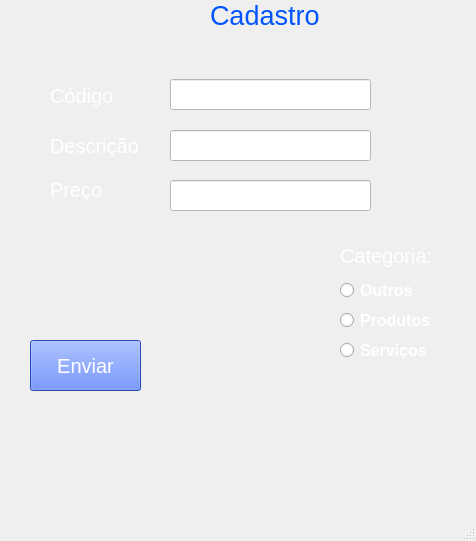
<?xml version="1.0" encoding="UTF-8"?>
<ui version="4.0">
 <class>MainWindow</class>
 <widget class="QMainWindow" name="MainWindow">
  <property name="geometry">
   <rect>
    <x>0</x>
    <y>0</y>
    <width>476</width>
    <height>541</height>
   </rect>
  </property>
  <property name="maximumSize">
   <size>
    <width>476</width>
    <height>541</height>
   </size>
  </property>
  <property name="windowTitle">
   <string>Cadastro de Produtos, Serviços e Outros</string>
  </property>
  <property name="windowIcon">
   <iconset>
    <normaloff>images/aiquelindo.png</normaloff>images/aiquelindo.png</iconset>
  </property>
  <property name="styleSheet">
   <string notr="true">background-image: url(/Users/Daniel/Desktop/MENTORIA/08-PROJETO/register/images/aiquelindo_486-538.png);
</string>
  </property>
  <widget class="QWidget" name="centralwidget">
   <widget class="QPushButton" name="pushButton">
    <property name="geometry">
     <rect>
      <x>30</x>
      <y>340</y>
      <width>111</width>
      <height>51</height>
     </rect>
    </property>
    <property name="font">
     <font>
      <pointsize>15</pointsize>
     </font>
    </property>
    <property name="cursor">
     <cursorShape>PointingHandCursor</cursorShape>
    </property>
    <property name="styleSheet">
     <string notr="true">background-color: rgb(55, 102, 255);
color: rgb(255, 255, 255);</string>
    </property>
    <property name="text">
     <string>Enviar</string>
    </property>
   </widget>
   <widget class="QLabel" name="label">
    <property name="geometry">
     <rect>
      <x>50</x>
      <y>80</y>
      <width>81</width>
      <height>31</height>
     </rect>
    </property>
    <property name="palette">
     <palette>
      <active>
       <colorrole role="WindowText">
        <brush brushstyle="SolidPattern">
         <color alpha="255">
          <red>255</red>
          <green>255</green>
          <blue>255</blue>
         </color>
        </brush>
       </colorrole>
      </active>
      <inactive>
       <colorrole role="WindowText">
        <brush brushstyle="SolidPattern">
         <color alpha="255">
          <red>255</red>
          <green>255</green>
          <blue>255</blue>
         </color>
        </brush>
       </colorrole>
      </inactive>
      <disabled>
       <colorrole role="WindowText">
        <brush brushstyle="SolidPattern">
         <color alpha="255">
          <red>120</red>
          <green>120</green>
          <blue>120</blue>
         </color>
        </brush>
       </colorrole>
      </disabled>
     </palette>
    </property>
    <property name="font">
     <font>
      <pointsize>15</pointsize>
     </font>
    </property>
    <property name="text">
     <string>Código</string>
    </property>
   </widget>
   <widget class="QLabel" name="label_2">
    <property name="geometry">
     <rect>
      <x>50</x>
      <y>130</y>
      <width>91</width>
      <height>31</height>
     </rect>
    </property>
    <property name="palette">
     <palette>
      <active>
       <colorrole role="WindowText">
        <brush brushstyle="SolidPattern">
         <color alpha="255">
          <red>255</red>
          <green>255</green>
          <blue>255</blue>
         </color>
        </brush>
       </colorrole>
      </active>
      <inactive>
       <colorrole role="WindowText">
        <brush brushstyle="SolidPattern">
         <color alpha="255">
          <red>255</red>
          <green>255</green>
          <blue>255</blue>
         </color>
        </brush>
       </colorrole>
      </inactive>
      <disabled>
       <colorrole role="WindowText">
        <brush brushstyle="SolidPattern">
         <color alpha="255">
          <red>120</red>
          <green>120</green>
          <blue>120</blue>
         </color>
        </brush>
       </colorrole>
      </disabled>
     </palette>
    </property>
    <property name="font">
     <font>
      <pointsize>15</pointsize>
     </font>
    </property>
    <property name="text">
     <string>Descrição</string>
    </property>
   </widget>
   <widget class="QLabel" name="label_3">
    <property name="geometry">
     <rect>
      <x>50</x>
      <y>180</y>
      <width>71</width>
      <height>20</height>
     </rect>
    </property>
    <property name="palette">
     <palette>
      <active>
       <colorrole role="WindowText">
        <brush brushstyle="SolidPattern">
         <color alpha="255">
          <red>255</red>
          <green>255</green>
          <blue>255</blue>
         </color>
        </brush>
       </colorrole>
      </active>
      <inactive>
       <colorrole role="WindowText">
        <brush brushstyle="SolidPattern">
         <color alpha="255">
          <red>255</red>
          <green>255</green>
          <blue>255</blue>
         </color>
        </brush>
       </colorrole>
      </inactive>
      <disabled>
       <colorrole role="WindowText">
        <brush brushstyle="SolidPattern">
         <color alpha="255">
          <red>120</red>
          <green>120</green>
          <blue>120</blue>
         </color>
        </brush>
       </colorrole>
      </disabled>
     </palette>
    </property>
    <property name="font">
     <font>
      <pointsize>15</pointsize>
     </font>
    </property>
    <property name="text">
     <string>Preço</string>
    </property>
   </widget>
   <widget class="QLineEdit" name="lineEdit">
    <property name="geometry">
     <rect>
      <x>170</x>
      <y>79</y>
      <width>201</width>
      <height>31</height>
     </rect>
    </property>
    <property name="palette">
     <palette>
      <active>
       <colorrole role="Button">
        <brush brushstyle="SolidPattern">
         <color alpha="255">
          <red>255</red>
          <green>255</green>
          <blue>255</blue>
         </color>
        </brush>
       </colorrole>
       <colorrole role="Text">
        <brush brushstyle="SolidPattern">
         <color alpha="255">
          <red>255</red>
          <green>255</green>
          <blue>255</blue>
         </color>
        </brush>
       </colorrole>
       <colorrole role="Base">
        <brush brushstyle="SolidPattern">
         <color alpha="255">
          <red>255</red>
          <green>255</green>
          <blue>255</blue>
         </color>
        </brush>
       </colorrole>
       <colorrole role="Window">
        <brush brushstyle="SolidPattern">
         <color alpha="255">
          <red>255</red>
          <green>255</green>
          <blue>255</blue>
         </color>
        </brush>
       </colorrole>
      </active>
      <inactive>
       <colorrole role="Button">
        <brush brushstyle="SolidPattern">
         <color alpha="255">
          <red>255</red>
          <green>255</green>
          <blue>255</blue>
         </color>
        </brush>
       </colorrole>
       <colorrole role="Text">
        <brush brushstyle="SolidPattern">
         <color alpha="255">
          <red>255</red>
          <green>255</green>
          <blue>255</blue>
         </color>
        </brush>
       </colorrole>
       <colorrole role="Base">
        <brush brushstyle="SolidPattern">
         <color alpha="255">
          <red>255</red>
          <green>255</green>
          <blue>255</blue>
         </color>
        </brush>
       </colorrole>
       <colorrole role="Window">
        <brush brushstyle="SolidPattern">
         <color alpha="255">
          <red>255</red>
          <green>255</green>
          <blue>255</blue>
         </color>
        </brush>
       </colorrole>
      </inactive>
      <disabled>
       <colorrole role="Button">
        <brush brushstyle="SolidPattern">
         <color alpha="255">
          <red>255</red>
          <green>255</green>
          <blue>255</blue>
         </color>
        </brush>
       </colorrole>
       <colorrole role="Text">
        <brush brushstyle="SolidPattern">
         <color alpha="255">
          <red>120</red>
          <green>120</green>
          <blue>120</blue>
         </color>
        </brush>
       </colorrole>
       <colorrole role="Base">
        <brush brushstyle="SolidPattern">
         <color alpha="255">
          <red>255</red>
          <green>255</green>
          <blue>255</blue>
         </color>
        </brush>
       </colorrole>
       <colorrole role="Window">
        <brush brushstyle="SolidPattern">
         <color alpha="255">
          <red>255</red>
          <green>255</green>
          <blue>255</blue>
         </color>
        </brush>
       </colorrole>
      </disabled>
     </palette>
    </property>
    <property name="font">
     <font>
      <pointsize>12</pointsize>
     </font>
    </property>
    <property name="styleSheet">
     <string notr="true">background-color: rgb(255, 255, 255);</string>
    </property>
    <property name="text">
     <string/>
    </property>
   </widget>
   <widget class="QLineEdit" name="lineEdit_2">
    <property name="geometry">
     <rect>
      <x>170</x>
      <y>130</y>
      <width>201</width>
      <height>31</height>
     </rect>
    </property>
    <property name="palette">
     <palette>
      <active>
       <colorrole role="Button">
        <brush brushstyle="SolidPattern">
         <color alpha="255">
          <red>255</red>
          <green>255</green>
          <blue>255</blue>
         </color>
        </brush>
       </colorrole>
       <colorrole role="Text">
        <brush brushstyle="SolidPattern">
         <color alpha="255">
          <red>255</red>
          <green>255</green>
          <blue>255</blue>
         </color>
        </brush>
       </colorrole>
       <colorrole role="Base">
        <brush brushstyle="SolidPattern">
         <color alpha="255">
          <red>255</red>
          <green>255</green>
          <blue>255</blue>
         </color>
        </brush>
       </colorrole>
       <colorrole role="Window">
        <brush brushstyle="SolidPattern">
         <color alpha="255">
          <red>255</red>
          <green>255</green>
          <blue>255</blue>
         </color>
        </brush>
       </colorrole>
      </active>
      <inactive>
       <colorrole role="Button">
        <brush brushstyle="SolidPattern">
         <color alpha="255">
          <red>255</red>
          <green>255</green>
          <blue>255</blue>
         </color>
        </brush>
       </colorrole>
       <colorrole role="Text">
        <brush brushstyle="SolidPattern">
         <color alpha="255">
          <red>255</red>
          <green>255</green>
          <blue>255</blue>
         </color>
        </brush>
       </colorrole>
       <colorrole role="Base">
        <brush brushstyle="SolidPattern">
         <color alpha="255">
          <red>255</red>
          <green>255</green>
          <blue>255</blue>
         </color>
        </brush>
       </colorrole>
       <colorrole role="Window">
        <brush brushstyle="SolidPattern">
         <color alpha="255">
          <red>255</red>
          <green>255</green>
          <blue>255</blue>
         </color>
        </brush>
       </colorrole>
      </inactive>
      <disabled>
       <colorrole role="Button">
        <brush brushstyle="SolidPattern">
         <color alpha="255">
          <red>255</red>
          <green>255</green>
          <blue>255</blue>
         </color>
        </brush>
       </colorrole>
       <colorrole role="Text">
        <brush brushstyle="SolidPattern">
         <color alpha="255">
          <red>120</red>
          <green>120</green>
          <blue>120</blue>
         </color>
        </brush>
       </colorrole>
       <colorrole role="Base">
        <brush brushstyle="SolidPattern">
         <color alpha="255">
          <red>255</red>
          <green>255</green>
          <blue>255</blue>
         </color>
        </brush>
       </colorrole>
       <colorrole role="Window">
        <brush brushstyle="SolidPattern">
         <color alpha="255">
          <red>255</red>
          <green>255</green>
          <blue>255</blue>
         </color>
        </brush>
       </colorrole>
      </disabled>
     </palette>
    </property>
    <property name="font">
     <font>
      <pointsize>12</pointsize>
     </font>
    </property>
    <property name="styleSheet">
     <string notr="true">background-color: rgb(255, 255, 255);</string>
    </property>
   </widget>
   <widget class="QLineEdit" name="lineEdit_3">
    <property name="geometry">
     <rect>
      <x>170</x>
      <y>180</y>
      <width>201</width>
      <height>31</height>
     </rect>
    </property>
    <property name="palette">
     <palette>
      <active>
       <colorrole role="Button">
        <brush brushstyle="SolidPattern">
         <color alpha="255">
          <red>255</red>
          <green>255</green>
          <blue>255</blue>
         </color>
        </brush>
       </colorrole>
       <colorrole role="Text">
        <brush brushstyle="SolidPattern">
         <color alpha="255">
          <red>255</red>
          <green>255</green>
          <blue>255</blue>
         </color>
        </brush>
       </colorrole>
       <colorrole role="Base">
        <brush brushstyle="SolidPattern">
         <color alpha="255">
          <red>255</red>
          <green>255</green>
          <blue>255</blue>
         </color>
        </brush>
       </colorrole>
       <colorrole role="Window">
        <brush brushstyle="SolidPattern">
         <color alpha="255">
          <red>255</red>
          <green>255</green>
          <blue>255</blue>
         </color>
        </brush>
       </colorrole>
      </active>
      <inactive>
       <colorrole role="Button">
        <brush brushstyle="SolidPattern">
         <color alpha="255">
          <red>255</red>
          <green>255</green>
          <blue>255</blue>
         </color>
        </brush>
       </colorrole>
       <colorrole role="Text">
        <brush brushstyle="SolidPattern">
         <color alpha="255">
          <red>255</red>
          <green>255</green>
          <blue>255</blue>
         </color>
        </brush>
       </colorrole>
       <colorrole role="Base">
        <brush brushstyle="SolidPattern">
         <color alpha="255">
          <red>255</red>
          <green>255</green>
          <blue>255</blue>
         </color>
        </brush>
       </colorrole>
       <colorrole role="Window">
        <brush brushstyle="SolidPattern">
         <color alpha="255">
          <red>255</red>
          <green>255</green>
          <blue>255</blue>
         </color>
        </brush>
       </colorrole>
      </inactive>
      <disabled>
       <colorrole role="Button">
        <brush brushstyle="SolidPattern">
         <color alpha="255">
          <red>255</red>
          <green>255</green>
          <blue>255</blue>
         </color>
        </brush>
       </colorrole>
       <colorrole role="Text">
        <brush brushstyle="SolidPattern">
         <color alpha="255">
          <red>120</red>
          <green>120</green>
          <blue>120</blue>
         </color>
        </brush>
       </colorrole>
       <colorrole role="Base">
        <brush brushstyle="SolidPattern">
         <color alpha="255">
          <red>255</red>
          <green>255</green>
          <blue>255</blue>
         </color>
        </brush>
       </colorrole>
       <colorrole role="Window">
        <brush brushstyle="SolidPattern">
         <color alpha="255">
          <red>255</red>
          <green>255</green>
          <blue>255</blue>
         </color>
        </brush>
       </colorrole>
      </disabled>
     </palette>
    </property>
    <property name="font">
     <font>
      <pointsize>12</pointsize>
     </font>
    </property>
    <property name="styleSheet">
     <string notr="true">background-color: rgb(255, 255, 255);</string>
    </property>
   </widget>
   <widget class="QRadioButton" name="radioButton">
    <property name="geometry">
     <rect>
      <x>340</x>
      <y>310</y>
      <width>111</width>
      <height>21</height>
     </rect>
    </property>
    <property name="palette">
     <palette>
      <active>
       <colorrole role="WindowText">
        <brush brushstyle="SolidPattern">
         <color alpha="255">
          <red>255</red>
          <green>255</green>
          <blue>255</blue>
         </color>
        </brush>
       </colorrole>
      </active>
      <inactive>
       <colorrole role="WindowText">
        <brush brushstyle="SolidPattern">
         <color alpha="255">
          <red>255</red>
          <green>255</green>
          <blue>255</blue>
         </color>
        </brush>
       </colorrole>
      </inactive>
      <disabled>
       <colorrole role="WindowText">
        <brush brushstyle="SolidPattern">
         <color alpha="255">
          <red>120</red>
          <green>120</green>
          <blue>120</blue>
         </color>
        </brush>
       </colorrole>
      </disabled>
     </palette>
    </property>
    <property name="font">
     <font>
      <pointsize>12</pointsize>
      <weight>75</weight>
      <bold>true</bold>
     </font>
    </property>
    <property name="text">
     <string>Produtos</string>
    </property>
   </widget>
   <widget class="QRadioButton" name="radioButton_2">
    <property name="geometry">
     <rect>
      <x>340</x>
      <y>340</y>
      <width>121</width>
      <height>21</height>
     </rect>
    </property>
    <property name="palette">
     <palette>
      <active>
       <colorrole role="WindowText">
        <brush brushstyle="SolidPattern">
         <color alpha="255">
          <red>255</red>
          <green>255</green>
          <blue>255</blue>
         </color>
        </brush>
       </colorrole>
      </active>
      <inactive>
       <colorrole role="WindowText">
        <brush brushstyle="SolidPattern">
         <color alpha="255">
          <red>255</red>
          <green>255</green>
          <blue>255</blue>
         </color>
        </brush>
       </colorrole>
      </inactive>
      <disabled>
       <colorrole role="WindowText">
        <brush brushstyle="SolidPattern">
         <color alpha="255">
          <red>120</red>
          <green>120</green>
          <blue>120</blue>
         </color>
        </brush>
       </colorrole>
      </disabled>
     </palette>
    </property>
    <property name="font">
     <font>
      <pointsize>12</pointsize>
      <weight>75</weight>
      <bold>true</bold>
     </font>
    </property>
    <property name="text">
     <string>Serviços</string>
    </property>
   </widget>
   <widget class="QRadioButton" name="radioButton_3">
    <property name="geometry">
     <rect>
      <x>340</x>
      <y>280</y>
      <width>101</width>
      <height>21</height>
     </rect>
    </property>
    <property name="palette">
     <palette>
      <active>
       <colorrole role="WindowText">
        <brush brushstyle="SolidPattern">
         <color alpha="255">
          <red>255</red>
          <green>255</green>
          <blue>255</blue>
         </color>
        </brush>
       </colorrole>
      </active>
      <inactive>
       <colorrole role="WindowText">
        <brush brushstyle="SolidPattern">
         <color alpha="255">
          <red>255</red>
          <green>255</green>
          <blue>255</blue>
         </color>
        </brush>
       </colorrole>
      </inactive>
      <disabled>
       <colorrole role="WindowText">
        <brush brushstyle="SolidPattern">
         <color alpha="255">
          <red>120</red>
          <green>120</green>
          <blue>120</blue>
         </color>
        </brush>
       </colorrole>
      </disabled>
     </palette>
    </property>
    <property name="font">
     <font>
      <pointsize>12</pointsize>
      <weight>75</weight>
      <bold>true</bold>
     </font>
    </property>
    <property name="text">
     <string>Outros</string>
    </property>
   </widget>
   <widget class="QLabel" name="label_4">
    <property name="geometry">
     <rect>
      <x>210</x>
      <y>0</y>
      <width>121</width>
      <height>31</height>
     </rect>
    </property>
    <property name="font">
     <font>
      <pointsize>20</pointsize>
     </font>
    </property>
    <property name="styleSheet">
     <string notr="true">color: rgb(0, 85, 255);</string>
    </property>
    <property name="text">
     <string>Cadastro</string>
    </property>
   </widget>
   <widget class="QLabel" name="label_5">
    <property name="geometry">
     <rect>
      <x>340</x>
      <y>240</y>
      <width>101</width>
      <height>31</height>
     </rect>
    </property>
    <property name="palette">
     <palette>
      <active>
       <colorrole role="WindowText">
        <brush brushstyle="SolidPattern">
         <color alpha="255">
          <red>255</red>
          <green>255</green>
          <blue>255</blue>
         </color>
        </brush>
       </colorrole>
      </active>
      <inactive>
       <colorrole role="WindowText">
        <brush brushstyle="SolidPattern">
         <color alpha="255">
          <red>255</red>
          <green>255</green>
          <blue>255</blue>
         </color>
        </brush>
       </colorrole>
      </inactive>
      <disabled>
       <colorrole role="WindowText">
        <brush brushstyle="SolidPattern">
         <color alpha="255">
          <red>120</red>
          <green>120</green>
          <blue>120</blue>
         </color>
        </brush>
       </colorrole>
      </disabled>
     </palette>
    </property>
    <property name="font">
     <font>
      <pointsize>15</pointsize>
     </font>
    </property>
    <property name="text">
     <string>Categoria:</string>
    </property>
   </widget>
  </widget>
  <widget class="QMenuBar" name="menubar">
   <property name="geometry">
    <rect>
     <x>0</x>
     <y>0</y>
     <width>476</width>
     <height>21</height>
    </rect>
   </property>
  </widget>
  <widget class="QStatusBar" name="statusbar"/>
 </widget>
 <resources/>
 <connections/>
</ui>
